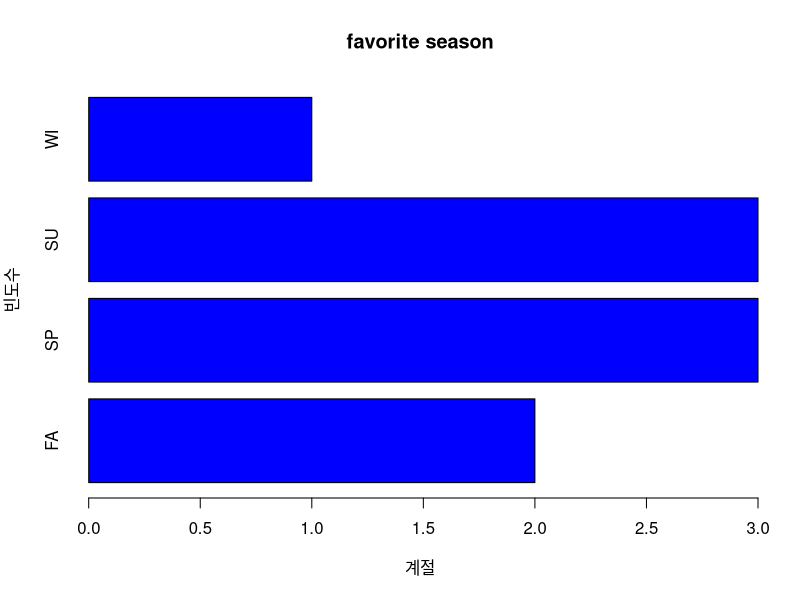
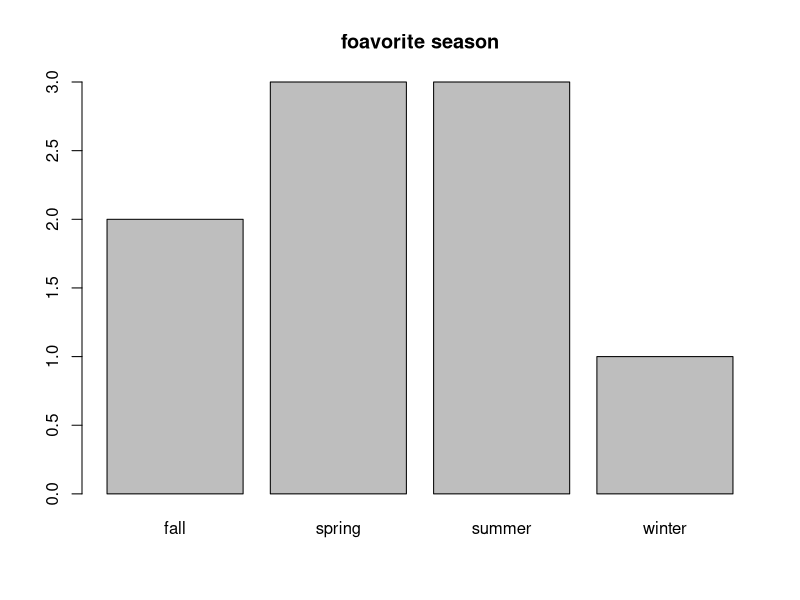

Generate these figures, in order, with R:
#ch08/ 기본 그래프 작성하기

favorite=c('winter','summer','spring','summer','fall','fall','summer','spring','spring')

ds=table(favorite)

barplot(ds,
        main='favorite season',
        col='blue',
        xlab='계절',
        ylab='빈도수',
        horiz=TRUE,
        names=c('FA','SP','SU','WI'))

barplot(ds, main='foavorite season')
